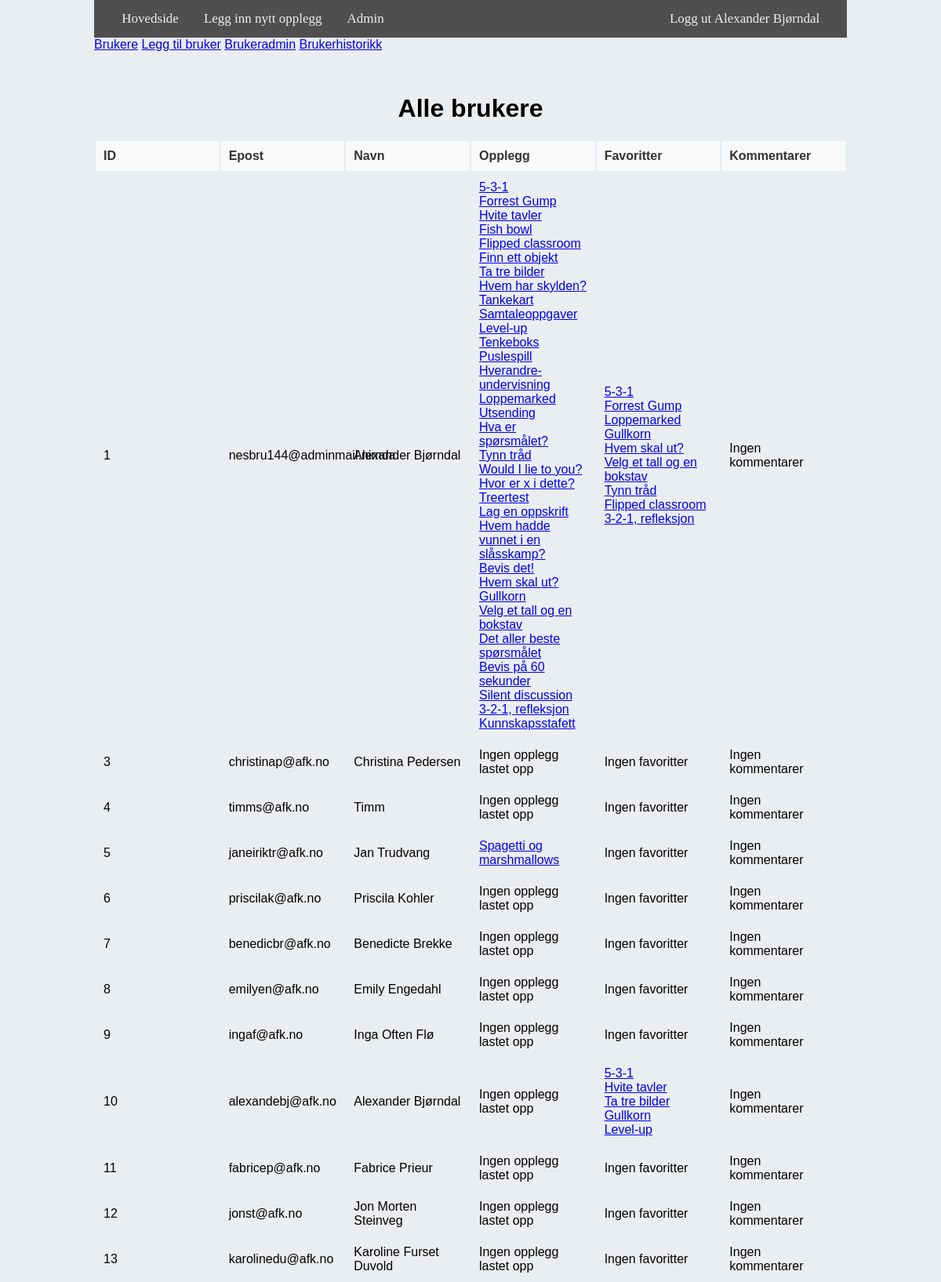
Page /admin/brukere (signed in, upper part) on the committed database.
### website/models.py (models this page shows)
class User(db.Model, UserMixin):
    __tablename__ = 'user'
    id = db.Column(db.Integer, primary_key=True)
    email = db.Column(db.String(150), unique=True)
    password = db.Column(db.String(150))
    first_name = db.Column(db.String(150))
    role = db.Column(db.String(50), default='user')
    is_email_confirmed = db.Column(db.Boolean, default=False)
    is_temp_password = db.Column(db.Boolean, default=False)
    opplegg = db.relationship('Opplegg')
    favorites = db.relationship('Opplegg', secondary=opplegg_user_favorites, backref='user_favorite')
    comments = db.relationship('Comment', back_populates='user')

class Opplegg(db.Model):
    __tablename__ = "opplegg"
    id = db.Column(db.Integer, primary_key=True)
    name = db.Column(db.String(1000))
    data = db.Column(db.String(10000))
    date = db.Column(db.DateTime(timezone=True), default=func.now())
    user_id = db.Column(db.Integer, db.ForeignKey('user.id'))
    traits = db.relationship('Trait', secondary=opplegg_traits, backref='opplegg')
    comments = db.relationship('Comment', back_populates='opplegg')

### website/admin_bp.py (the view)
@admin_bp.route('/brukere', methods=['GET'])
@login_required
def brukere():
    if current_user.role != 'admin':
        abort(403)  # Forbidden access if the user is not an admin
    users = User.query.all()
    user_data = []
    for user in users:
        user_opplegg = user.opplegg  # All opplegg linked to the user
        user_favorites = user.favorites  # All favorites linked to the user
        user_data.append({
            'user': user,
            'opplegg': user_opplegg,
            'favorites': user_favorites
        })
    return render_template('admin/brukere.html', user=current_user, user_data=user_data)

### website/templates/admin/brukere.html
{% extends "base.html" %} {% block title %}Admin - alle brukere{% endblock %} {%
block content %}
<div class="admin-buttons" style="margin-bottom: 2rem">
  <a class="btn btn-primary" href="{{ url_for('admin.brukere') }}">Brukere</a>
  <a class="btn btn-primary" href="{{ url_for('admin.add_bruker') }}"
    >Legg til bruker</a
  >
  <a class="btn btn-primary" href="{{ url_for('admin.admin_users') }}"
    >Brukeradmin</a
  >
  <a class="btn btn-primary" href="{{ url_for('admin.admin_stats') }}"
    >Brukerhistorikk</a
  >
</div>
<div class="container">
  <h1 align="center">Alle brukere</h1>
  <table class="table table-striped table-bordered">
    <thead>
      <tr>
        <th>ID</th>
        <th>Epost</th>
        <th>Navn</th>
        <th>Opplegg</th>
        <th>Favoritter</th>
        <th>Kommentarer</th>
      </tr>
    </thead>
    <tbody>
      {% for data in user_data %}
      <tr>
        <td>{{ data.user.id }}</td>
        <td>{{ data.user.email }}</td>
        <td>{{ data.user.first_name }}</td>
        <td>
          {% if data.opplegg %} {% for opp in data.opplegg %}
          <div>
            <a href="{{ url_for('views.se_opplegg', opplegg_id=opp.id) }}">
              {{ opp.name }}
            </a>
          </div>
          {% endfor %} {% else %} Ingen opplegg lastet opp {% endif %}
        </td>
        <td>
          {% if data.favorites %} {% for favorite in data.favorites %}
          <div>
            <a href="{{ url_for('views.se_opplegg', opplegg_id=favorite.id) }}">
              {{ favorite.name }}
            </a>
          </div>
          {% endfor %} {% else %} Ingen favoritter {% endif %}
        </td>
        <td>
          {% if data.user.comments %} {% for comment in data.user.comments %} {{
          comment.content|truncate(50) }}
          <div>
            <a
              href="{{ url_for('views.se_opplegg', opplegg_id=comment.opplegg.id) }}"
            >
              (View Opplegg)
            </a>
          </div>
          {% endfor %} {% else %} Ingen kommentarer {% endif %}
        </td>
      </tr>
      {% endfor %}
    </tbody>
  </table>
</div>
{% endblock %}

### website/templates/base.html (shortened to what this page needs)
<!DOCTYPE html>
<html>
  <head class="mainclass">
    <link
      href="https://cdnjs.cloudflare.com/ajax/libs/font-awesome/5.15.4/css/all.min.css"
      rel="stylesheet"
    />
    <link
      rel="stylesheet"
      href="{{ url_for('static', filename='home.css') }}"
    />
  </head>
  <body class="mainclass">
    <nav class="navbar">
      <div class="navbar-nav">
        <div style="margin-left: 2%">
          {% if user.role == 'admin' %}
          <a class="nav-item nav-link" id="home" href="/">Hovedside</a>
          <a
            class="nav-item nav-link"
            id="add_opplegg"
            href="{{ url_for('views.add_opplegg') }}"
            >Legg inn nytt opplegg</a
          ><a
            class="nav-item nav-link"
            id="admin_dashboard"
            href="{{ url_for('admin.admin') }}"
            >Admin</a
          >
          <a
            class="nav-item nav-link"
            style="float: right; margin-right: 2%"
            id="logout"
            href="/logout"
          >
            Logg ut {{ user.first_name }}
          </a>
          {% endif %}
        </div>
      </div>
    </nav>
    <div class="container">{% block content %}{% endblock %}</div>
  </body>
</html>

### website/static/home.css (style rules this page uses)
html, body { height: 100%; margin: 0; display: flex; flex-direction: column; background: #eaeef1; scroll-behavior: smooth; }
.container { font-family: "Font Awesome 5 Free", Tahoma, Geneva, Verdana, sans-serif; flex: 1; display: grid; }
.mainclass { margin-left: 10%; margin-right: 10%; }
.navbar-nav { background-color: #4f4f4f; overflow: hidden; }
.navbar-nav a { float: left; display: block; color: #eaeef1; text-align: center; padding: 14px 16px; text-decoration: none; font-size: 17px; }
.btn-primary { margin-top: 30px; }
table { width: 100%; table-layout: fixed; }
th, td { text-align: left; padding: 10px; vertical-align: middle; }
th { background-color: #f8f9fa; font-weight: bold; color: #333; }
tr { border-bottom: 1px solid #ddd; }

### rows in the picture
User: first_name "Alexander Bjørndal", user.id "1", user.email "nesbru144@adminmail.nimda", user.first_name "Alexander Bjørndal"
Opplegg: name "5-3-1"
Opplegg: name "Forrest Gump"
Opplegg: name "Hvite tavler"
Opplegg: name "Fish bowl"
Opplegg: name "Flipped classroom"
Opplegg: name "Finn ett objekt"
Opplegg: name "Ta tre bilder"
Opplegg: name "Hvem har skylden?"
Opplegg: name "Tankekart"
Opplegg: name "Samtaleoppgaver"
Opplegg: name "Level-up"
Opplegg: name "Tenkeboks"
Opplegg: name "Puslespill"
Opplegg: name "Hverandre-undervisning"
Opplegg: name "Loppemarked"
Opplegg: name "Utsending"
Opplegg: name "Hva er spørsmålet?"
Opplegg: name "Tynn tråd"
Opplegg: name "Would I lie to you?"
Opplegg: name "Hvor er x i dette?"
Opplegg: name "Treertest"
Opplegg: name "Lag en oppskrift"
Opplegg: name "Hvem hadde vunnet i en slåsskamp?"
Opplegg: name "Bevis det!"
Opplegg: name "Hvem skal ut?"
Opplegg: name "Gullkorn"
Opplegg: name "Velg et tall og en bokstav"
Opplegg: name "Det aller beste spørsmålet"
Opplegg: name "Bevis på 60 sekunder"
Opplegg: name "Silent discussion"
Opplegg: name "3-2-1, refleksjon"
Opplegg: name "Kunnskapsstafett"
User: user.id "3", user.email "christinap@afk.no", user.first_name "Christina Pedersen"
User: user.id "4", user.email "timms@afk.no", user.first_name "Timm"
User: user.id "5", user.email "janeiriktr@afk.no", user.first_name "Jan Trudvang"
Opplegg: name "Spagetti og marshmallows"
User: user.id "6", user.email "priscilak@afk.no", user.first_name "Priscila Kohler"
User: user.id "7", user.email "benedicbr@afk.no", user.first_name "Benedicte Brekke"
User: user.id "8", user.email "emilyen@afk.no", user.first_name "Emily Engedahl"
User: user.id "9", user.email "ingaf@afk.no", user.first_name "Inga Often Flø"
User: user.id "10", user.email "alexandebj@afk.no", user.first_name "Alexander Bjørndal"
User: user.id "11", user.email "fabricep@afk.no", user.first_name "Fabrice Prieur"
User: user.id "12", user.email "jonst@afk.no", user.first_name "Jon Morten Steinveg"
User: user.id "13", user.email "karolinedu@afk.no", user.first_name "Karoline Furset Duvold"
